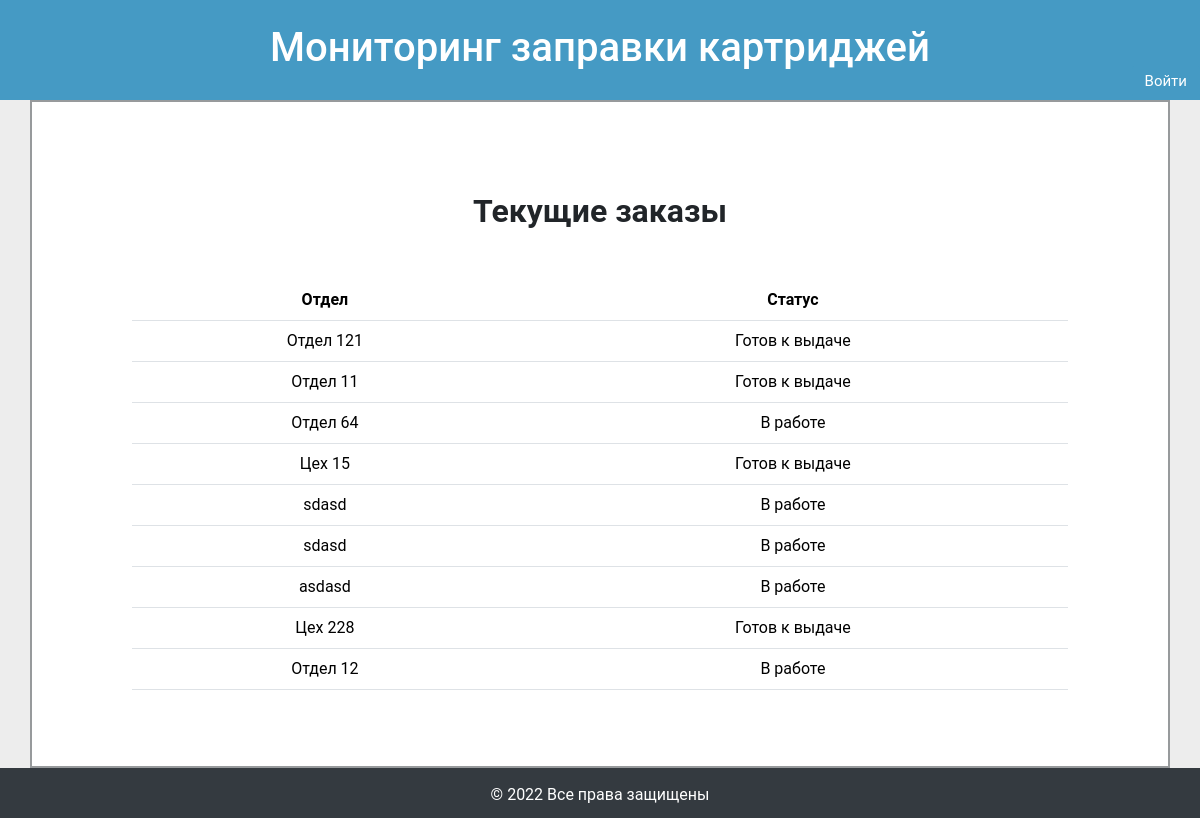
The page / on the database its author committed.
### app/models.py (models this page shows, shortened)
class Orders(models.Model):
    AT_WORK = 1
    READY = 2
    ISSUED = 3
    STATUSES = (
        (AT_WORK, 'В работе'),
        (READY, 'Готов к выдаче'),
        (ISSUED, 'Выдан'),
    )
    department = models.CharField(max_length=128, default=None)
    status = models.SmallIntegerField(default=AT_WORK, choices=STATUSES)
    created = models.DateTimeField(auto_now_add=True)
    class Meta:
        verbose_name = 'Заказ'
        verbose_name_plural = 'Заказы'

### app/views.py (the view, shortened to what this page needs)
# urls.py: path('', views.main, name='cartridges'),
def main(request):
    orders = Orders.objects.filter(status__lte=2)
    context = {
        'title': 'Статус заказов',
        'orders': orders,
    }
    return render(request=request, template_name='app/index.html', context=context)

### app/templates/app/index.html (shortened to what this page needs)
{% extends 'app/base.html' %}
{% load static %}
{% block content %}
    <div class="header">
        <h1>Мониторинг заправки картриджей</h1>
        {% if user.is_authenticated %}
            <form action="{% url 'index:logout' %}" method="post" style="display: inline">
                {% csrf_token %}
                <button type="submit" class="btn btn-primary logout">Выйти из аккаунта</button>
            </form>
        {% else %}
            <form action="{% url 'index:login' %}" method="post" style="display: inline">
                <button type="submit" class="btn btn-primary login">Войти</button>
            </form>
        {% endif %}
    </div>
    <div class="container content">
        <div class="internal">
            <h2 class="name">Текущие заказы</h2>
            <div class="order-table">
                <table class="table table-auto table-hover">
                    <thead>
                    <tr>
                        <th scope="col">Отдел</th>
                        <th scope="col">Статус</th>
                    </tr>
                    </thead>
                    <tbody>
                    {% for order in orders %}
                    <tr>
                        <td>{{order.department}}</td>
                        {% if user.is_authenticated %}
                        <td>
                            <form action="{% url 'index:cartridges' %}" method="post" class="fm-sl">
                                {% csrf_token %}
                                <select name="status" class="form-select form-select-sm" aria-label=".form-select-sm">
                                    <option disabled selected="selected">{{order.get_status_display}}</option>
                                    <option value="1 {{order.id}}">В работе</option>
                                    <option value="2 {{order.id}}">Готов к выдаче</option>
                                    <option value="3 {{order.id}}">Выдан</option>
                                </select>
                                <input class="btn btn-outline-primary enter" type="submit" value="Подтвердить">
                            </form>
                        </td>
                        {% else %}
                            <td>{{order.get_status_display}}</td>
                        {% endif %}
                    </tr>
                    {% endfor %}
                    </tbody>
                </table>
            </div>
        </div>
    </div>
    <div class="footer">
        &copy; 2022 Все права защищены
    </div>
{% endblock %}

### static/css/index.css (style rules this page uses)
body { display: flex; flex-direction: column; margin:0; padding:0; background: #ededed; font-family:Roboto; min-height: 100vh; }
.header { position: relative; height: 100px; background-color: #459ac4; }
h1 { padding: 24px 0px 3px 0px; text-align: center; color: white; }
.login { color: white; background: #459ac4; font-size: 15px; border-color: #459ac4; position: absolute; right: 0; top: 63px; }
.name { text-align: center; margin-bottom: 45px; font-weight: bold; }
.content { background-color: white; flex-grow: 1; margin: 0 auto; padding: 20px; border-radius: 5px; width: 1140px; height: 100%; border: 2px solid #979a9c; border-radius: 0px; }
.internal { padding: 70px 20px 20px 20px; height: inherit; }
.order-table { padding: 5px 60px 20px 60px; }
.table-auto { text-align: center; }
.footer { height: 50px; background-color: #343a40; color: white; text-align: center; padding-top: 15px; }

### rows shown on the page
Orders: department "Отдел 121", status "Готов к выдаче"
Orders: department "Отдел 11", status "Готов к выдаче"
Orders: department "Отдел 64", status "В работе"
Orders: department "Цех 15", status "Готов к выдаче"
Orders: department "sdasd", status "В работе"
Orders: department "sdasd", status "В работе"
Orders: department "asdasd", status "В работе"
Orders: department "Цех 228", status "Готов к выдаче"
Orders: department "Отдел 12", status "В работе"
